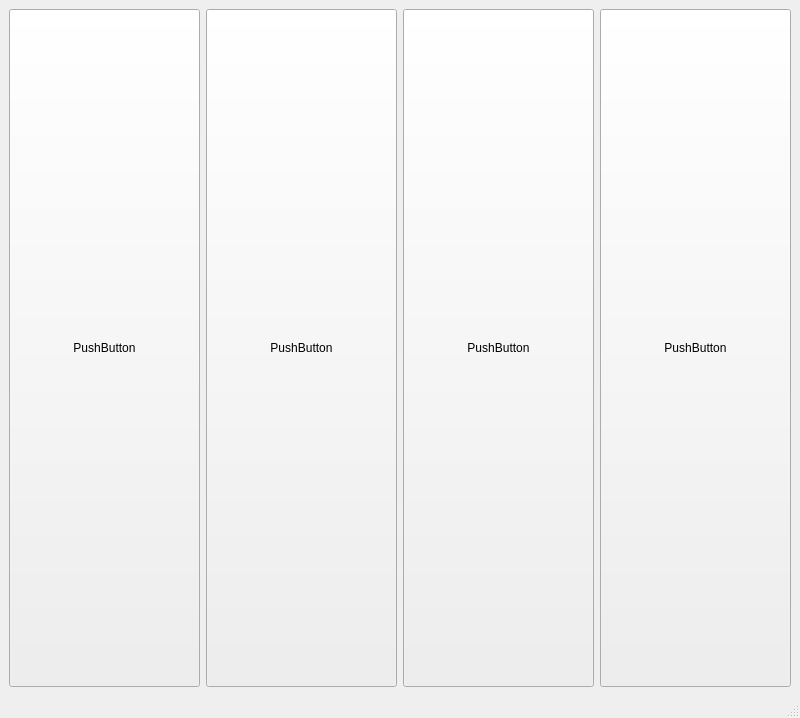
<?xml version="1.0" encoding="UTF-8"?>
<ui version="4.0">
 <class>MainWindow</class>
 <widget class="QMainWindow" name="MainWindow">
  <property name="geometry">
   <rect>
    <x>0</x>
    <y>0</y>
    <width>800</width>
    <height>718</height>
   </rect>
  </property>
  <property name="windowTitle">
   <string>MainWindow</string>
  </property>
  <widget class="QWidget" name="centralwidget">
   <layout class="QHBoxLayout" name="horizontalLayout">
    <item>
     <widget class="QPushButton" name="pushButton_4">
      <property name="sizePolicy">
       <sizepolicy hsizetype="Minimum" vsizetype="Preferred">
        <horstretch>0</horstretch>
        <verstretch>0</verstretch>
       </sizepolicy>
      </property>
      <property name="text">
       <string>PushButton</string>
      </property>
     </widget>
    </item>
    <item>
     <widget class="QPushButton" name="pushButton_3">
      <property name="sizePolicy">
       <sizepolicy hsizetype="Minimum" vsizetype="Preferred">
        <horstretch>0</horstretch>
        <verstretch>0</verstretch>
       </sizepolicy>
      </property>
      <property name="text">
       <string>PushButton</string>
      </property>
     </widget>
    </item>
    <item>
     <widget class="QPushButton" name="pushButton_2">
      <property name="sizePolicy">
       <sizepolicy hsizetype="Minimum" vsizetype="Preferred">
        <horstretch>0</horstretch>
        <verstretch>0</verstretch>
       </sizepolicy>
      </property>
      <property name="text">
       <string>PushButton</string>
      </property>
     </widget>
    </item>
    <item>
     <widget class="QPushButton" name="pushButton">
      <property name="sizePolicy">
       <sizepolicy hsizetype="Minimum" vsizetype="Preferred">
        <horstretch>0</horstretch>
        <verstretch>0</verstretch>
       </sizepolicy>
      </property>
      <property name="text">
       <string>PushButton</string>
      </property>
     </widget>
    </item>
   </layout>
  </widget>
  <widget class="QStatusBar" name="statusbar"/>
 </widget>
 <resources/>
 <connections/>
</ui>
